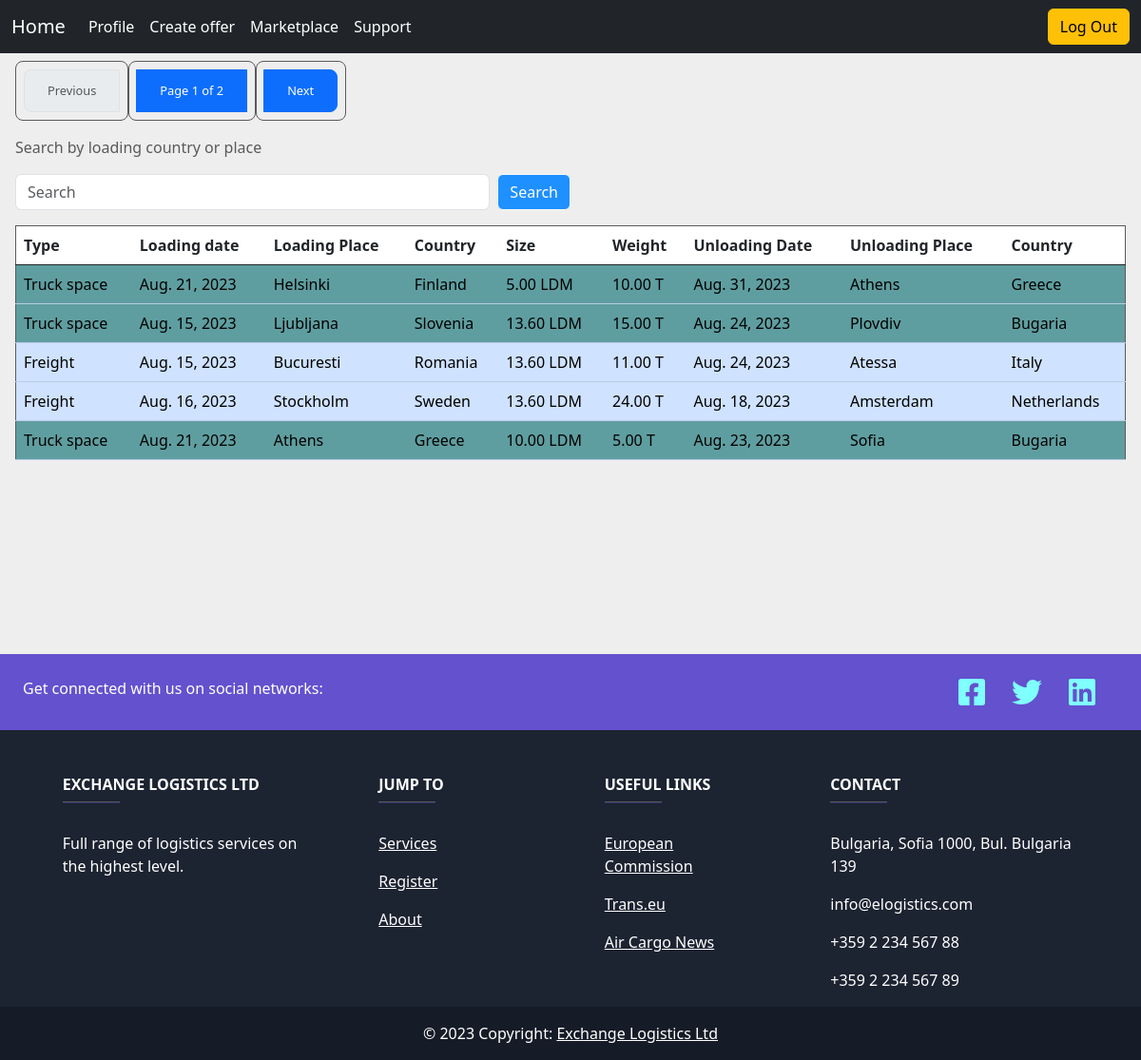
The page /exchange/offers/2/offers-list/ (signed in) on the database its author committed.
### ExchangeLogistics/exchange/models.py (models this page shows, shortened)
class Offer(models.Model):
    TYPES = (('Freight', 'Freight'), ('Truck space', 'Truck space'))
    created_on = models.DateTimeField(auto_now_add=True)
    offer_type = models.CharField(
        max_length=50,
        choices=TYPES,
        default='Freight'
    )
    loading_date = models.DateField()
    loading_country = models.CharField(max_length=50)
    loading_place = models.CharField(max_length=50)
    load_size = models.DecimalField(
        validators=((validate_load_size,)),
        max_digits=4,
        decimal_places=2,
        help_text='Value between 0 and 15 meters.'
    )
    weight = models.DecimalField(validators=((validate_load_weight,)),
                                 max_digits=4,
                                 decimal_places=2,
                                 help_text='Value between 0 and 28 tons.',
                                 )
    unloading_date = models.DateField(validators=(date_validator,))
    unloading_country = models.CharField(max_length=50)
    unloading_place = models.CharField(max_length=50)
    company = models.ForeignKey(
        UserModel,
        on_delete=models.CASCADE,
        blank=True,
        null=True,
    )
    comment = models.TextField(blank=True, null=True)
    price = models.DecimalField(validators=((validate_price,)),
                                 max_digits=6,
                                 decimal_places=2,
                                verbose_name='Price in EURO',
                                null=True,
                                blank=True,
                                 )

### ExchangeLogistics/exchange/views.py (the view)
# urls.py: path('offers/<int:pk>/offers-list/', ListOffers.as_view(), name='list_offers'),
class ListOffers(LoginRequiredMixin, generic.ListView):
    model = Offer
    template_name = 'exchange/order_list.html'
    paginate_by = 5
    ordering = '-created_on'
    def get_context_data(self, **kwargs):
        context = super().get_context_data(**kwargs)
        context['user'] = self.request.user
        context['pattern'] = self.__get_pattern()
        return context
    def get_queryset(self):
        qs = super().get_queryset()
        pattern = self.__get_pattern()
        if pattern:
            qs = qs.filter(Q(loading_place__icontains=pattern.lower()) | Q(loading_country__icontains=pattern.lower()))
        return qs
    def __get_pattern(self):
        return self.request.GET.get('pattern', '')

### templates/exchange/order_list.html (shortened to what this page needs)
{% extends 'bases/base_logged_in.html' %}
{% load static %}
{% block page_content %}
    <div class="offers-content">
    <div class="bd-example" style="padding: 1em">
        <nav aria-label="Another pagination example">
            <ul class="pagination pagination-lg flex-wrap">
                {% if not page_obj.has_previous %}
                    <li class="page-item disabled">
                        <a class="page-link">Previous</a>
                    </li>
                {% else %}
                    <li class="page-item active">
                        <a class="page-link" href="?page={{ page_obj.previous_page_number }}">Previous</a>
                    </li>
                {% endif %}
                <li class="page-item active" aria-current="page">
                    <a class="page-link" href="#">Page {{ page_obj.number }} of {{ paginator.num_pages }}</a>
                </li>
                {% if page_obj.has_next %}
                    <li class="page-item active">
                        <a class="page-link" href="?page={{ page_obj.next_page_number }}">Next</a>
                    </li>
                {% else %}
                    <li class="page-item disabled">
                        <a class="page-link">Next</a>
                    </li>
                {% endif %}
            </ul>
            <div>
                <p>Search by loading country or place</p>
                <form class="d-flex" role="search" action="{% url 'list_offers' pk=user.pk %}"
                      method="get">
                    <input name="pattern" class="form-control me-2" type="search"
                           placeholder="Search" aria-label="Search" value="{{ pattern }}">
                    <button class="btn btn-outline-light" type="submit"
                            style="background-color: dodgerblue; color: white">Search
                    </button>
                </form>
            </div>
        </nav>
    </div>
    <div class="table-offers">
        <div class="bd-example">
            <table class="table table-hover">
                <thead>
                <tr>
                    <th scope="col">Type</th>
                    <th scope="col">Loading date</th>
                    <th scope="col">Loading Place</th>
                    <th scope="col">Country</th>
                    <th scope="col">Size</th>
                    <th scope="col">Weight</th>
                    <th scope="col">Unloading Date</th>
                    <th scope="col">Unloading Place</th>
                    <th scope="col">Country</th>
                </tr>
                </thead>
                <tbody>
                {% for item in page_obj %}
                    {% if item.offer_type|stringformat:"s" == "Freight" %}
                        <tr class="table-primary">
                            <td onclick="location.href='{% url 'offer_details' pk=item.pk %}'">{{ item.offer_type }}</td>
                            <td onclick="location.href='{% url 'offer_details' pk=item.pk %}'">{{ item.loading_date }}</td>
                            <td onclick="location.href='{% url 'offer_details' pk=item.pk %}'">{{ item.loading_place }}</td>
                            <td onclick="location.href='{% url 'offer_details' pk=item.pk %}'">{{ item.loading_country }}</td>
                            <td onclick="location.href='{% url 'offer_details' pk=item.pk %}'">{{ item.load_size }}
                                LDM
                            </td>
                            <td onclick="location.href='{% url 'offer_details' pk=item.pk %}'">{{ item.weight }} T</td>
                            <td onclick="location.href='{% url 'offer_details' pk=item.pk %}'">{{ item.unloading_date }}</td>
                            <td onclick="location.href='{% url 'offer_details' pk=item.pk %}'">{{ item.unloading_place }}</td>
                            <td onclick="location.href='{% url 'offer_details' pk=item.pk %}'">{{ item.unloading_country }}</td>
                        </tr>
                    {% else %}
                        <tr class="table-primary">
                            <td onclick="location.href='{% url 'offer_details' pk=item.pk %}'"
                                style="background-color: cadetblue">{{ item.offer_type }}</td>
                            <td onclick="location.href='{% url 'offer_details' pk=item.pk %}'"
                                style="background-color: cadetblue">{{ item.loading_date }}</td>
                            <td onclick="location.href='{% url 'offer_details' pk=item.pk %}'"
                                style="background-color: cadetblue">{{ item.loading_place }}</td>
                            <td onclick="location.href='{% url 'offer_details' pk=item.pk %}'"
                                style="background-color: cadetblue">{{ item.loading_country }}</td>
                            <td onclick="location.href='{% url 'offer_details' pk=item.pk %}'"
                                style="background-color: cadetblue">{{ item.load_size }} LDM
                            </td>
                            <td onclick="location.href='{% url 'offer_details' pk=item.pk %}'"
                                style="background-color: cadetblue">{{ item.weight }} T
                            </td>
                            <td onclick="location.href='{% url 'offer_details' pk=item.pk %}'"
                                style="background-color: cadetblue">{{ item.unloading_date }}</td>
                            <td onclick="location.href='{% url 'offer_details' pk=item.pk %}'"
                                style="background-color: cadetblue">{{ item.unloading_place }}</td>
                            <td onclick="location.href='{% url 'offer_details' pk=item.pk %}'"
                                style="background-color: cadetblue">{{ item.unloading_country }}</td>
                        </tr>
                    {% endif %}
                {% endfor %}
                </tbody>
            </table>
        </div>
    </div>
    </div>
{% endblock %}

### staticfiles/CSS/carousel.css (style rules this page uses)
body { padding-top: 3rem; padding-bottom: 0; color: #5a5a5a; background-color: #eee; }

### staticfiles/CSS/order-list.css (style rules this page uses)
.pagination { --bs-pagination-font-size: 0.8rem; }
.pagination li { border: 1px solid; border-radius: 0.5em; padding: 0.5em; }
.table { border: 1px solid; padding: 0 1em; }
.table-offers { padding: 0 1em; }
form.d-flex { width: 50%; }
.offers-content { height: 80vh; }

### rows shown on the page
Offer: offer_type "Truck space", loading_date "Aug. 21, 2023", loading_place "Helsinki", loading_country "Finland", load_size "5.00", weight "10.00", unloading_date "Aug. 31, 2023", unloading_place "Athens", unloading_country "Greece"
Offer: offer_type "Truck space", loading_date "Aug. 15, 2023", loading_place "Ljubljana", loading_country "Slovenia", load_size "13.60", weight "15.00", unloading_date "Aug. 24, 2023", unloading_place "Plovdiv", unloading_country "Bugaria"
Offer: offer_type "Freight", loading_date "Aug. 15, 2023", loading_place "Bucuresti", loading_country "Romania", load_size "13.60", weight "11.00", unloading_date "Aug. 24, 2023", unloading_place "Atessa", unloading_country "Italy"
Offer: offer_type "Freight", loading_date "Aug. 16, 2023", loading_place "Stockholm", loading_country "Sweden", load_size "13.60", weight "24.00", unloading_date "Aug. 18, 2023", unloading_place "Amsterdam", unloading_country "Netherlands"
Offer: offer_type "Truck space", loading_date "Aug. 21, 2023", loading_place "Athens", loading_country "Greece", load_size "10.00", weight "5.00", unloading_date "Aug. 23, 2023", unloading_place "Sofia", unloading_country "Bugaria"

### other values the page prints
{{ page_obj.number }} "1"
{{ paginator.num_pages }} "2"
